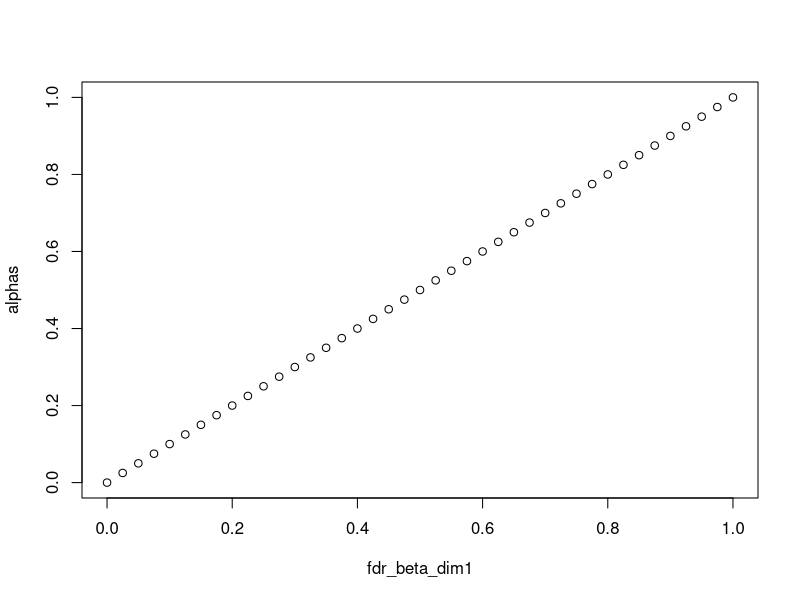
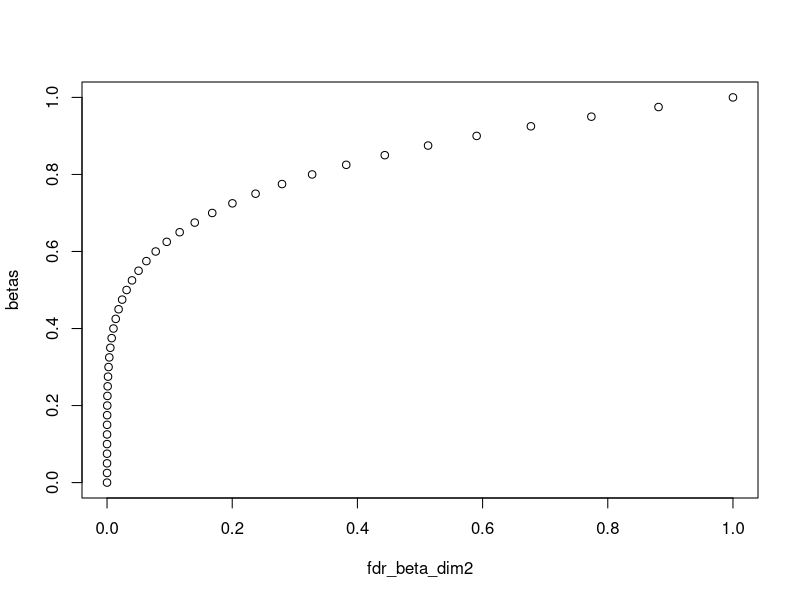
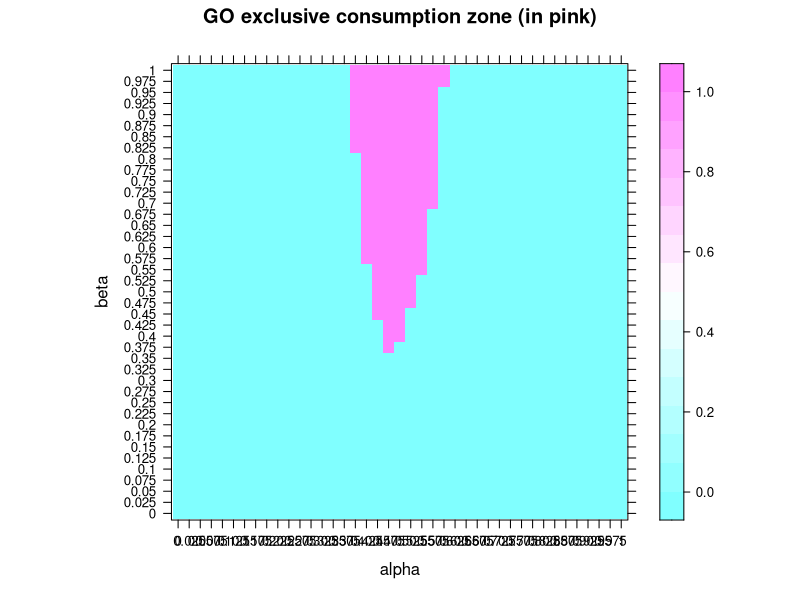
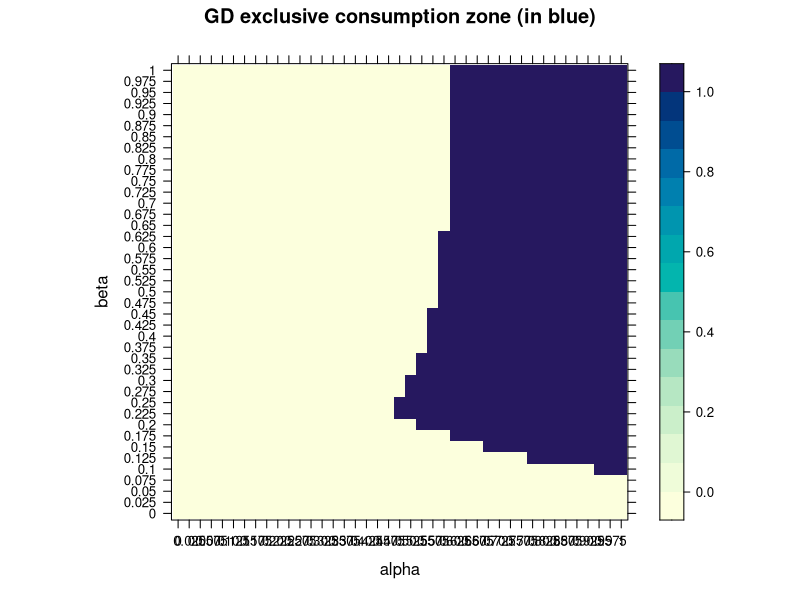
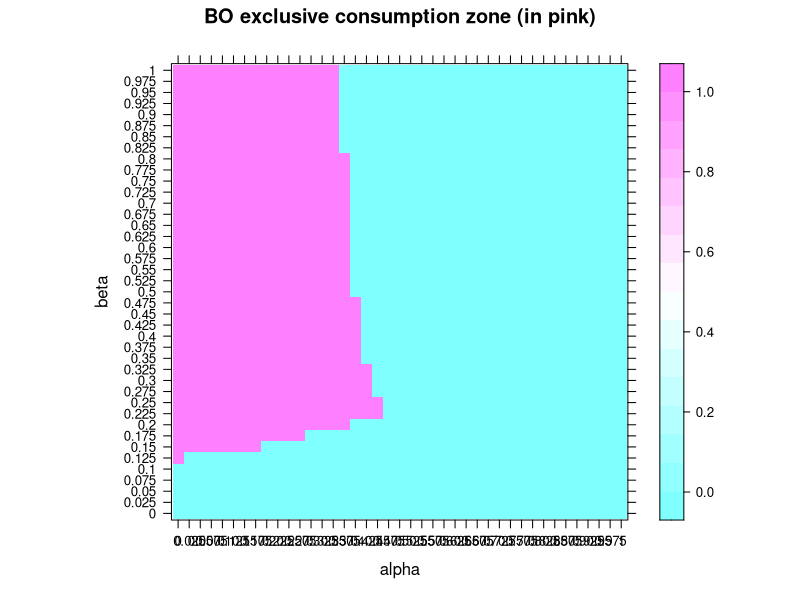
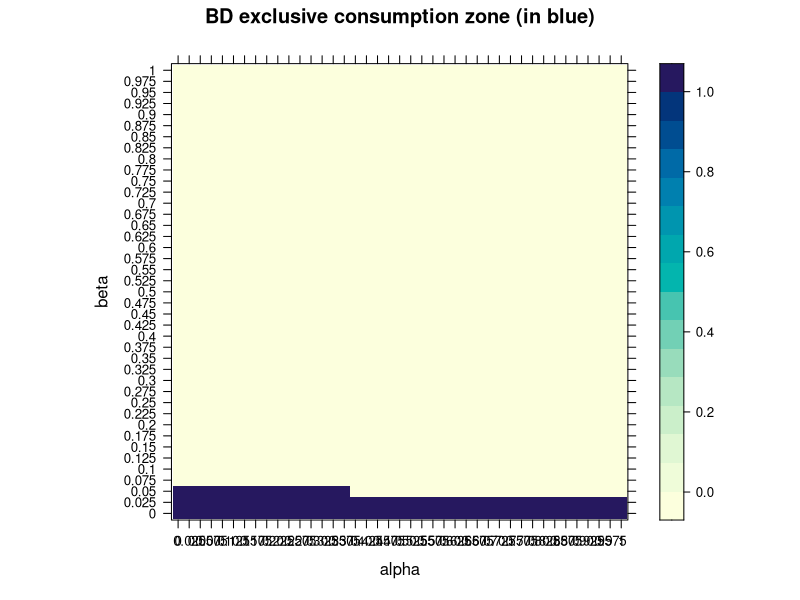
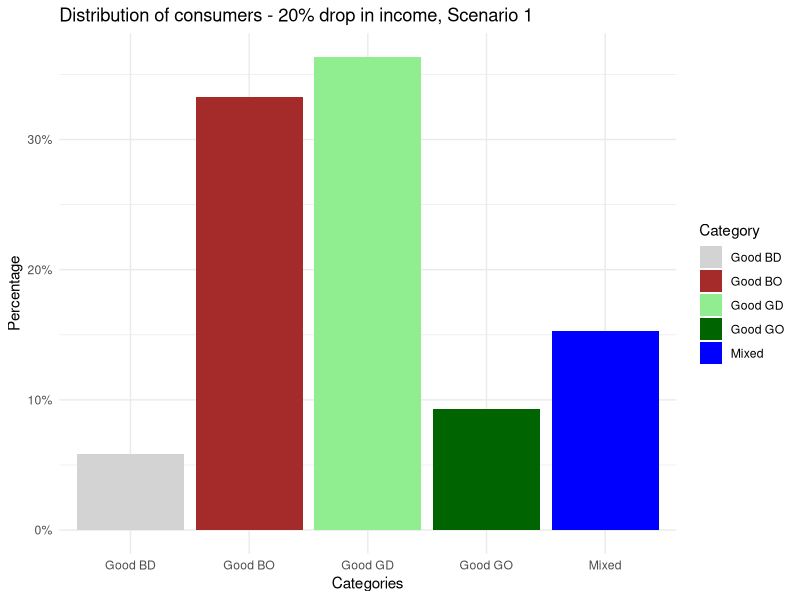
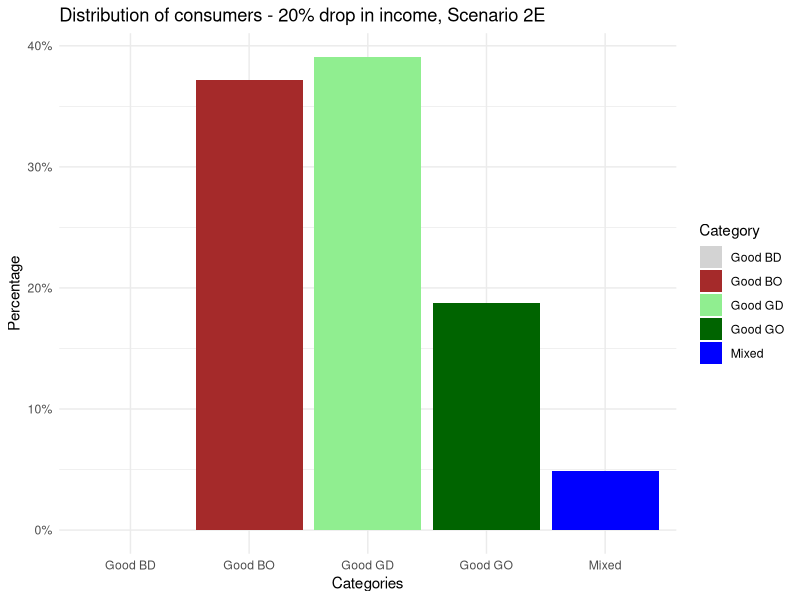

The R source for these figures, in order: (Note: this script raises an error after producing the figures.)
########## A model of consumption choices and sufficiency with environmental and social image preferences - First simulation method ###########

# Install ggplot2 package if not already installed
#install.packages("ggplot2")


library(lattice)
library(tidyverse)
library (gtools)
library(RColorBrewer)
library(ggplot2)


######## INTRODUCTION ###############


rm(list=ls())

#This script is designed for numerical simulations associated to the model presented here : https://fr.overleaf.com/project/653a7f038e83eb35864f2593 
# It aims to calculate the consumption areas and quantities of different goods. 
#These goods are defined along two dimensions: green/brown, conspicuous/discreet.
#Depending on their personal preferences, agents can choose to consume one or several goods.




#Method used in this script : As our heterogeneous consumers are placed in a [0,1]*[0,1] grid according to their preferences (on the x-axis, environmental awareness; on the y-axis, concern for social image), 
#The idea behind this numerical method is to discretize/rasterize the square into several points/pixels (expressing the two types of preferences in percentages if the number of points is 101 on the square ; for example individuals lying at the origin being indifferent to both, while those at the top right hand corner have maximum sensitivities to both).


#Matrix size is defined as a function of the step between 2 pixels.
step = 0.025
size = 1/step + 1
size


#Let's also define our preference parameters, over which we will iterate
alphas <- seq(from = 0,to = 1,by=step)
betas_rev <- seq(from = 1,to = 0,by=-step) #reversed so that coordinates appear in the right order
betas <- seq(from = 0,to = 1,by=step) #only for graphs


######### SCENARIO CHOICE - Assign values to shape parameters according to the scenario ############

#Basic scenario 2 (2A): two beta laws with the two same shape parameters (bell curves) to model the concentration in the middle of the distribution
#a=b=c=d=2

#Variant (2b): the shape parameters are changed (the beta parameter is now assumed to follow a uniform distribution, i.e. a beta distribution with c=d=1).
#a=b=2
#c=d=1


#Scenario 2B: Lower/laxer environmental norm (concentration on the left, beta law with shape parameters 5 and 1 on alpha, uniform on beta).
#a=5
#b=c=d=1

#Scenario 2C : Higher/stringent environmental norm (right-hand concentration)
#a=c=d=1
#b=5



#Scenario 2D : social image matters less (widespread discretion)
#a=b=c=1
#d=5

#Scenario 2E: social image matters more ("Red Queen Economy", Keep Up With the Joneses...)
a=b=d=1
c=5

######## POPULATION DISTRIBUTIONS (Part 1) ##############

#Here, square matrices of dimension 'size' are defined. 


#To start with (scenario 1), we generate a uniformly distributed population density matrix of this size, giving the proportions of individuals positioned at each point on the map. 
n1 <- size
n2 <- size
pop <- matrix (rep(1/(size*size), n1*n2), n1, n2)
pop
#For example, by choosing a step size of 0.2, we have a matrix of size 6*6, with 36 coefficients ; while it is 11*11 (and 101 coeffs) for a 0.1 step (the default choice in the first place)



#Scenario 2: population concentration around some values
#This case is modeled by a product of independent beta laws for each preference parameter.

pop2 <- matrix(,n1,n2) #an empty matrix
 

###Code that computes discrete densities for scenario 2###

#We create our quantile vectors (in line)

alphas_vector <- t(matrix(alphas))
betas_vector <- t(matrix(betas))

#Starting from the repartition function, we define the discrete density of a beta (one for each of the 2 dimensions).

densite_beta_dim1 <- function(n, a, b, step) {
  if (n == 0) {
    return(pbeta(1, a, b) - pbeta(1 - step/2, a, b))
  } 
  if (n == 1/step) {
    return(pbeta(step/2,a,b) - pbeta(0,a,b))
  } 
  else {
    densite <- pbeta(step/2 + 1 - n * step, a, b) - pbeta(step/2 + 1 - (n + 1) * step, a, b)
    return(densite)
  }
}

densite_beta_dim2 <- function(n, c, d, step) {
  if (n == 0) {
    return(pbeta(1, c, d) - pbeta(1 - step/2, c, d))
  } 
  if (n == 1/step) {
    return(pbeta(step/2,c,d) - pbeta(0,c,d))
  } 
  else {
    densite <- pbeta(step/2 + 1 - n * step, c, d) - pbeta(step/2 + 1 - (n + 1) * step, c, d)
    return(densite)
  }
}



####################################### POPULATION DISTRIBUTIONS (Part 2) ###########




# Calling the functions at n = 0 and storing the result
result_at_0_dim1 <- densite_beta_dim1(0, a, b, step)
result_at_0_dim2 <- densite_beta_dim2(0, c, d, step)


# Storing other values iteratively in a matrix 
num_iterations <- size - 1  # Change this value as needed
proba_values_dim1 <- matrix(0, nrow = 1, ncol = num_iterations + 1)
proba_values_dim2 <- matrix(0, nrow = 1, ncol = num_iterations + 1)

for (i in 1:num_iterations) {
  proba_values_dim1[1, i + 1] <- densite_beta_dim1(i, a, b, step)
  proba_values_dim2[1, i + 1] <- densite_beta_dim2(i, c, d, step)
}

proba_values_dim1[1]=result_at_0_dim1
proba_values_dim2[1]=result_at_0_dim2

sum(proba_values_dim1)
sum(proba_values_dim2)
#bell-shaped densities, symmetrical and sum to one : perfect !!!


#We multiply our two probability vectors to obtain the probabilities for the entire population.
pop2 = t(proba_values_dim2)%*%proba_values_dim1
#There is indeed a higher population concentration on median values compared to the uniform case.

sum(pop2) 
#just checking, we're good in all dimensions :)
        


#Remark : Repartition functions can be represented (the same ones, with identical shape parameters)
fdr_beta_dim1 <-pbeta(alphas, shape1 = a, shape2 =b)
plot(fdr_beta_dim1,alphas)

fdr_beta_dim2 <-pbeta(betas, shape1 = c, shape2 =d)
plot(fdr_beta_dim2,betas)


#Astuce pour pas avoir à tout relancer = faire une fonction qui demande les paramètres et renvoie tous les résultats
programme<- function() {
  
  x <- as.numeric(readline(prompt = "valeur de x ?"))
  y<- as.numeric(readline(prompt = "valeur de y ?"))
  z<- as.numeric(readline(prompt = "valeur de z ?"))
  
  fonction <- function(x,y,z){
    return(x*y + z*x)
  }
  print(fonction(x, y, z))
}



############# BORDER PARAMETRIZATION ####################

#We define our "borders", delimiting the consumption zones according to the exogenous model parameters (so that we can study the different cases by changing only the following values).
#we initialize the parameters of our "borders", i.e. the prices of the four goods, individual income and marginal damage as well as impact parameters (satisfying model assumptions)
p_go = 3
p_gd = 2
p_bo = 1.99
p_bd = 1  #this price is fixed
R = 16
d_prime = 0.01
gamma_bo = 4
gamma_bd = 2
gamma_go = 1.6
gamma_gd = 0.8



######## COMPUTATION OF CONSUMPTION ZONE MATRICES  ###############


#1st method (inspired from the simpler model):
#We run a nested loop on our individuals (i.e. their alpha and beta parameters, which we will convert - by normalizing - into (x,y) coordinates where the coordinates lie between 1 and size).
#For each point (i.e. pair of parameters) we look at which of the 12 constraints are satisfied, which determines the type of good consumed at that point (and the corresponding matrix among the 4 defined above, which will be filled by a "1" at the associated (x,y) point where the good is exclusively consumed).
#The idea is to create four size*size boolean matrices (true = 1 /false = 0), one for each type of consumer; and to examine for each point on the square (using nested loops) whether it satisfies the constraints corresponding to a certain type.

#We start by exclusive consumption zones only (defining the 4 corresponding matrices)
#Then we compute the mixed consumption zones matrices 

#In the end, we'll check that the sum of these four matrices gives 1s in the exclusive consumption zones and integers from 2 to 4 elsewhere.


#1.Exclusive consumption zones


# Function to calculate boolean value based on condition
calculate_boolean <- function(condition) {
  if (condition) {
    return(1)
  } else {
    return(0)
  }
}

# Function to calculate preferences for each good
calculate_preferences <- function(alpha, beta, p_go, p_gd, p_bo, p_bd, R, d_prime, 
                                  gamma_go, gamma_gd, gamma_bo, gamma_bd) {
  bool_f1 <- calculate_boolean((1 - (p_go / p_gd) * alpha) * beta > (((p_go / p_gd) - 1) * (p_go / R) + d_prime * alpha * (gamma_go - gamma_gd * (p_go / p_gd))))
  bool_f2 <- calculate_boolean((1 - (p_go / p_bo) * (1 - alpha)) * beta > (((p_go / p_bo) - 1) * (p_go / R) + d_prime * alpha * (gamma_go - gamma_bo * (p_go / p_bo))))
  bool_f3 <- calculate_boolean(beta > ((p_go - 1) * (p_go / R) + d_prime * alpha * (gamma_go - gamma_bd * p_go)))
  
  bool_g1 <- calculate_boolean((alpha - (p_gd / p_go)) * beta > (((p_gd / p_go) - 1) * (p_gd / R) + d_prime * alpha * (gamma_gd - gamma_go * (p_gd / p_go))))
  bool_g2 <- calculate_boolean((alpha - (p_gd / p_bo) * (1 - alpha)) * beta > (((p_gd / p_bo) - 1) * (p_gd / R) + d_prime * alpha * (gamma_gd - gamma_bo * (p_gd / p_bo))))
  bool_g3 <- calculate_boolean(alpha * beta > ((p_gd - 1) * (p_gd / R) + d_prime * alpha * (gamma_gd - gamma_bd * p_gd)))
  
  bool_h1 <- calculate_boolean((1 - alpha - (p_bo / p_go)) * beta > (((p_bo / p_go) - 1) * (p_bo / R) + d_prime * alpha * (gamma_bo - gamma_go * (p_bo / p_go))))
  bool_h2 <- calculate_boolean((1 - alpha * (p_bo / p_gd)) * beta > (((p_bo / p_gd) - 1) * (p_bo / R) + d_prime * alpha * (gamma_bo - gamma_gd * (p_gd / p_bo))))
  bool_h3 <- calculate_boolean((1 - alpha) * beta > ((p_bo - 1) * (p_bo / R) + d_prime * alpha * (gamma_bo - gamma_bd * p_bo)))
  
  bool_i1 <- calculate_boolean(beta < ((p_go - 1) * (1 / R) + d_prime * alpha * (gamma_go - gamma_bd * p_go)))
  bool_i2 <- calculate_boolean(beta < ((p_gd - 1) * (1 / R) + d_prime * alpha * (gamma_gd - gamma_bd * p_gd)))
  bool_i3 <- calculate_boolean((1 - alpha) * beta < ((p_bo - 1) * (1 / R) + d_prime * alpha * (gamma_bo - gamma_bd * p_bo)))
  
  return(c(bool_f1, bool_f2, bool_f3, bool_g1, bool_g2, bool_g3, bool_h1, bool_h2, bool_h3, bool_i1, bool_i2, bool_i3))
}

# Initialize matrices
mat_go_only <- matrix(, nrow = size, ncol = size)  
mat_gd_only <- matrix(, nrow = size, ncol = size)
mat_bo_only <- matrix(, nrow = size, ncol = size)
mat_bd_only <- matrix(, nrow = size, ncol = size)
test <- matrix(, nrow = size, ncol = size)

# Nested loop to qualify each constraint everywhere in the map
for (beta in betas_rev)  {
  for (alpha in alphas) {
    x = size - beta / step
    y = alpha / step + 1
    
    # Calculate preferences for each good
    preferences <- calculate_preferences(alpha, beta, p_go, p_gd, p_bo, p_bd, R, d_prime, gamma_go, gamma_gd, gamma_bo, gamma_bd)
    
    # Fill boolean matrices of exclusive consumption
    mat_go_only[x, y] <- prod(as.numeric(preferences[1:3]))
    mat_gd_only[x, y] <- prod(as.numeric(preferences[4:6]))
    mat_bo_only[x, y] <- prod(as.numeric(preferences[7:9]))
    mat_bd_only[x, y] <- prod(as.numeric(preferences[10:12]))
    
    test[x, y] <- mat_go_only[x, y] + mat_bo_only[x, y] + mat_gd_only[x, y] + mat_bd_only[x, y]
  }
}

#Our exclusive consumption matrices are almost fine, they perfectly tie in with our graphs.
#Summing the 4 matrices, we have a few zero coefficients, corresponding to zones in which several goods are consumed.


####### GRAPHICAL REPRESENTATIONS ##########

#To make better figures : https://r-graph-gallery.com/27-levelplot-with-lattice.html


#1. Exclusive consumption zones

#Good GO

  mat1<- mat_go_only %>% 
  as.tibble() %>% 
  as.list() %>% 
  lapply(function(x) rev(x)) %>% 
  do.call(rbind, .) %>% 
  as.matrix()

colnames(mat1)<-alphas
row.names(mat1)<-betas

levelplot(mat1, main="GO exclusive consumption zone (in pink)", xlab="alpha", ylab="beta", col.regions = cm.colors(121))   

#GD
mat2<- mat_gd_only %>% 
  as.tibble() %>% 
  as.list() %>% 
  lapply(function(x) rev(x)) %>% 
  do.call(rbind, .) %>% 
  as.matrix()

colnames(mat2)<-alphas
row.names(mat2)<-betas

levelplot(mat2, main="GD exclusive consumption zone (in blue)", xlab="alpha", ylab="beta")    


#BO

mat3<- mat_bo_only %>% 
  as.tibble() %>% 
  as.list() %>% 
  lapply(function(x) rev(x)) %>% 
  do.call(rbind, .) %>% 
  as.matrix()

colnames(mat3)<-alphas
row.names(mat3)<-betas


levelplot(mat3, main="BO exclusive consumption zone (in pink)", xlab="alpha", ylab="beta",col.regions = cm.colors(121))   


#BD

mat4<- mat_bd_only %>% 
  as.tibble() %>% 
  as.list() %>% 
  lapply(function(x) rev(x)) %>% 
  do.call(rbind, .) %>% 
  as.matrix()

colnames(mat4)<-alphas
row.names(mat4)<-betas

levelplot(mat4, main="BD exclusive consumption zone (in blue)", xlab="alpha", ylab="beta")  


########### COMPUTATION OF AGGREGATED QUANTITIES IN DIFFERENT SCENARIOS########

#In each case, we first compute the consumption shares and the quantities consumed.
#And then we derive the subsequent total environmental impacts.

### 1) Exclusive consumption only
 
###### Scenario 1  : Uniformly distributed population ######

#Consumption shares
pop_go_unif = pop*mat_go_only
pop_gd_unif = pop*mat_gd_only
pop_bo_unif = pop*mat_bo_only
pop_bd_unif = pop*mat_bd_only

#We express these consumption shares in percentages
excl_cons_go_scenar1 = sum(pop_go_unif)*100
excl_cons_gd_scenar1 = sum(pop_gd_unif)*100
excl_cons_bo_scenar1 = sum(pop_bo_unif)*100
excl_cons_bd_scenar1 = sum(pop_bd_unif)*100
total_exclusive = excl_cons_go_scenar1 + excl_cons_gd_scenar1  + excl_cons_bo_scenar1 + excl_cons_bd_scenar1 

excl_cons_go_scenar1 
excl_cons_gd_scenar1
excl_cons_bo_scenar1 
excl_cons_bd_scenar1
total_exclusive



#We represent these shares in a diagram 

categories <- c("Good GO", "Good GD", "Good BO", "Good BD", "Mixed")
percentages <- c(excl_cons_go_scenar1, excl_cons_gd_scenar1, excl_cons_bo_scenar1, excl_cons_bd_scenar1, 100-total_exclusive)

# Create a data frame
data <- data.frame(Category = categories, Percentage = percentages)

# Set colors
custom_colors <- c("lightgrey", "brown", "lightgreen", "darkgreen", "blue") 

# Create a bar plot (caption to be changed according to the case tested)
plot <- ggplot(data, aes(x = Category, y = Percentage, fill = Category)) +
  geom_bar(stat = "identity") +
  labs(title = "Distribution of consumers - 20% drop in income, Scenario 1",
       x = "Categories",
       y = "Percentage") +
  scale_y_continuous(labels = scales::percent_format(scale = 1)) +  # Format y-axis as percentage
  theme_minimal()+
  scale_fill_manual(values = custom_colors)

print(plot)




###### Scenario 2 : A concentration of the population around certain values (product of independent Beta laws) ######

pop_go_scenar2 = pop2*mat_go_only
pop_gd_scenar2 = pop2*mat_gd_only
pop_bo_scenar2 = pop2*mat_bo_only
pop_bd_scenar2= pop2*mat_bd_only

excl_conso_go_scenar2 = sum(pop_go_scenar2)*100   
excl_conso_bo_scenar2 = sum(pop_bo_scenar2)*100
excl_conso_gd_scenar2 = sum(pop_gd_scenar2)*100
excl_conso_bd_scenar2 = sum(pop_bd_scenar2)*100
total_exclusive2 = excl_conso_go_scenar2 + excl_conso_gd_scenar2  + excl_conso_bo_scenar2 + excl_conso_bd_scenar2

excl_conso_go_scenar2
excl_conso_bo_scenar2
excl_conso_gd_scenar2
excl_conso_bd_scenar2
total_exclusive2

#We represent these shares in a diagram 

categories2 <- c("Good GO", "Good GD", "Good BO", "Good BD", "Mixed")
percentages2 <- c(excl_conso_go_scenar2, excl_conso_gd_scenar2, excl_conso_bo_scenar2, excl_conso_bd_scenar2, 100-total_exclusive2)  

# Create a data frame
data2 <- data.frame(Category = categories2, Percentage = percentages2)

custom_colors <- c("lightgrey", "brown", "lightgreen", "darkgreen", "blue")  


# Create a bar plot (caption to be changed according to the case/scenario tested)
plot2 <- ggplot(data2, aes(x = Category, y = Percentage, fill = Category)) +
  geom_bar(stat = "identity") +
  labs(title = "Distribution of consumers - 20% drop in income, Scenario 2E",
       x = "Categories",
       y = "Percentage") +
  scale_y_continuous(labels = scales::percent_format(scale = 1)) +  # Format y-axis as percentage
  theme_minimal()+
  scale_fill_manual(values = custom_colors)

print(plot2)


### Common to all scenarios  : 

###We define the quantities consumed in each exclusive zone by each consumer.

indiv_quantity_go = R/p_go
indiv_quantity_gd = R/p_gd
indiv_quantity_bo = R/p_bo
indiv_quantity_bd = R


### Multiplying the population matrix coefficients by these quantities yields total quantities for each good : 

#Scenario 1 : for a uniform distribution, it is sufficient to sum all the coefficients wihtout using the pop matrix as we know the population is equally distributed

total_quantity_go = sum(indiv_quantity_go*mat_go_only)
total_quantity_gd = sum(indiv_quantity_gd*mat_gd_only) 
total_quantity_bo = sum(indiv_quantity_bo*mat_bo_only)
total_quantity_bd = sum(indiv_quantity_bd*mat_bd_only) 
total_quantity_consumed = total_quantity_go + total_quantity_gd + total_quantity_bo + total_quantity_bd

total_quantity_go
total_quantity_gd
total_quantity_bo
total_quantity_bd
total_quantity_consumed



#Scenario 2 

#We first rescale population matrices by the size of the population (the square of the size variable) so that a bit more than 1 individual lie in each pixel in a concentrated area (max seems to be around 2.3), whereas one can find values between 0 and 1 when one gets further from the concentrated area
pop_go_scenar2_rescaled = pop_go_scenar2*size^2
pop_gd_scenar2_rescaled = pop_gd_scenar2*size^2
pop_bo_scenar2_rescaled = pop_bo_scenar2*size^2
pop_bd_scenar2_rescaled= pop_bd_scenar2*size^2


#And then we apply the same principle

total_quantity_go_scenar2 = sum(indiv_quantity_go*pop_go_scenar2_rescaled)
total_quantity_gd_scenar2 = sum(indiv_quantity_gd*pop_gd_scenar2_rescaled) 
total_quantity_bo_scenar2 = sum(indiv_quantity_bo*pop_bo_scenar2_rescaled)
total_quantity_bd_scenar2 = sum(indiv_quantity_bd*pop_bd_scenar2_rescaled) 
total_quantity_consumed_scenar2 = total_quantity_go_scenar2 + total_quantity_gd_scenar2 + total_quantity_bo_scenar2 + total_quantity_bd_scenar2

total_quantity_go_scenar2
total_quantity_gd_scenar2
total_quantity_bo_scenar2
total_quantity_bd_scenar2
total_quantity_consumed_scenar2






###Finally, in each scenario, weighting these total quantities by the coefficients of environmental impact yields us a total environmental impact value of each good:

#Scenario 1

total_impact_go = gamma_go*total_quantity_go
total_impact_gd = gamma_gd*total_quantity_gd
total_impact_bo = gamma_bo*total_quantity_bo
total_impact_bd = gamma_bd*total_quantity_bd
total_impact_consumption = total_impact_go + total_impact_gd + total_impact_bo + total_impact_bd

total_impact_go
total_impact_gd
total_impact_bo
total_impact_bd
total_impact_consumption


#Plot the impacts 

data_impacts <- data.frame(
  category = c("Good BD", "Good  BO", "Good GD ", "Good  GO"),
  values = c(total_impact_bd, total_impact_bo, total_impact_gd, total_impact_go)
)

bar_colors <- c("lightgrey", "brown", "lightgreen", "darkgreen")

ylim_values <- c(0, 50000)

barplot(data_impacts$values, names.arg = data_impacts$category,  col = bar_colors, main = "Env. impacts by good type - Reference case, Sce. 1", ylab = "Impacts", border = "black",ylim = ylim_values)



#Scenario 2

total_impact_go_scenar2 = gamma_go*total_quantity_go_scenar2
total_impact_gd_scenar2 = gamma_gd*total_quantity_gd_scenar2
total_impact_bo_scenar2 = gamma_bo*total_quantity_bo_scenar2
total_impact_bd_scenar2 = gamma_bd*total_quantity_bd_scenar2
total_impact_consumption_scenar2 = total_impact_go_scenar2 + total_impact_gd_scenar2 + total_impact_bo_scenar2 + total_impact_bd_scenar2

total_impact_go_scenar2
total_impact_gd_scenar2
total_impact_bo_scenar2
total_impact_bd_scenar2
total_impact_consumption_scenar2

#Plot
data_impacts <- data.frame(
  category = c("Good BD", "Good  BO", "Good GD ", "Good  GO"),
  values = c(total_impact_bd_scenar2, total_impact_bo_scenar2, total_impact_gd_scenar2, total_impact_go_scenar2)
)

ylim_values <- c(0, 50000) #to be changed according to the analysis

bar_colors <- c("lightgrey", "brown", "lightgreen", "darkgreen")

barplot(data_impacts$values, names.arg = data_impacts$category,  col = bar_colors, main = "Env.impacts by good type - Reference case, Sce. 2B", ylab = "Impacts", border = "black",ylim = ylim_values)




###As an additional sufficiency metrics, let's compute the total impact per capita

#Scenario 1 : we simply divide aggregate impact by the population inside exclusive consumption zones (here we can simply divide total impact by the percentage of exclusive pixels as we have one pixel = one person)

total_impact_percapita = total_impact_consumption/((excl_cons_go_scenar1+excl_cons_gd_scenar1+excl_cons_bo_scenar1+excl_cons_bd_scenar1)*1/100*size^2)
total_impact_percapita

#Scenario 2 : To obtain the impact per capita, here we need to know how many exclusive consumers there are taking into account the rescaled matrices 

number_exclusives = sum(pop_go_scenar2_rescaled)+sum(pop_gd_scenar2_rescaled)+sum(pop_bo_scenar2_rescaled)+sum(pop_bd_scenar2_rescaled)
number_exclusives #different from size square

total_impact_percapita_scenar2 = total_impact_consumption_scenar2/number_exclusives
total_impact_percapita_scenar2

#Compute the variation (in percentage) of impacts per capita when changing pop distribution from uniform to concentration
variation_impactpercapita = ((total_impact_percapita_scenar2-total_impact_percapita)/total_impact_percapita)*100
variation_impactpercapita



#To study the different cases within each scenario :
#we go to the 'parametrization' section above and directly change the parameters according to what we want to test, and then rerun the code (corresponding to the chosen scenario) up to this point.


########### COMPARING CASES AND SCENARIOS #########

#To ensure better comparability, let's plot per capita variables (+variations?) in the different cases, in both scenarios.
#To do this, we have to store the results for each case in different variables, that we will finally use in the code for the plot.

#1. Per capita impacts

#Scenario 1 results : store in the suited variable according to case tested.
#total_impact_percapita_unif_ref <- total_impact_percapita : OK
#total_impact_percapita_unif_case2 <-  total_impact_percapita : OK
#total_impact_percapita_unif_case3 <-  total_impact_percapita : OK
#total_impact_percapita_unif_case4 <-  total_impact_percapita : OK
#total_impact_percapita_unif_case5 <-  total_impact_percapita : OK
#total_impact_percapita_unif_case6 <-  total_impact_percapita : OK
#total_impact_percapita_unif_case7 <-  total_impact_percapita : OK
#total_impact_percapita_unif_degrowth <- total_impact_percapita : OK

#Scenario 2A results
#total_impact_percapita_scenar2A_ref <- total_impact_percapita_scenar2 : OK
#total_impact_percapita_scenar2A_case2 <-  total_impact_percapita_scenar2 : OK
#total_impact_percapita_scenar2A_case3 <-  total_impact_percapita_scenar2 : OK
#total_impact_percapita_scenar2A_case4 <-  total_impact_percapita_scenar2 : OK
#total_impact_percapita_scenar2A_case5 <-  total_impact_percapita_scenar2 : OK
#total_impact_percapita_scenar2A_case6 <-  total_impact_percapita_scenar2 : OK
#total_impact_percapita_scenar2A_case7 <-  total_impact_percapita_scenar2 : OK
#total_impact_percapita_scenar2A_degrowth <- total_impact_percapita_scenar2 : OK




#Scenario 2B results
#total_impact_percapita_scenar2B_ref <- total_impact_percapita_scenar2 : OK
#total_impact_percapita_scenar2B_case2 <-  total_impact_percapita_scenar2
#total_impact_percapita_scenar2B_case3 <-  total_impact_percapita_scenar2
#total_impact_percapita_scenar2B_case4 <-  total_impact_percapita_scenar2
#total_impact_percapita_scenar2B_case5 <-  total_impact_percapita_scenar2
#total_impact_percapita_scenar2B_case6 <-  total_impact_percapita_scenar2
#total_impact_percapita_scenar2B_case7 <-  total_impact_percapita_scenar2
#total_impact_percapita_scenar2B_degrowth <- total_impact_percapita_scenar2 : OK 


#Scenario 2C results
#total_impact_percapita_scenar2C_ref <- total_impact_percapita_scenar2 : OK
#total_impact_percapita_scenar2C_case2 <-  total_impact_percapita_scenar2
#total_impact_percapita_scenar2C_case3 <-  total_impact_percapita_scenar2
#total_impact_percapita_scenar2C_case4 <-  total_impact_percapita_scenar2
#total_impact_percapita_scenar2C_case5 <-  total_impact_percapita_scenar2
#total_impact_percapita_scenar2C_case6 <-  total_impact_percapita_scenar2
#total_impact_percapita_scenar2C_case7 <-  total_impact_percapita_scenar2
#total_impact_percapita_scenar2C_degrowth <- total_impact_percapita_scenar2 



#Scenario 2D results
#total_impact_percapita_scenar2D_ref <- total_impact_percapita_scenar2
#total_impact_percapita_scenar2D_case2 <-  total_impact_percapita_scenar2
#total_impact_percapita_scenar2D_case3 <-  total_impact_percapita_scenar2
#total_impact_percapita_scenar2D_case4 <-  total_impact_percapita_scenar2
#total_impact_percapita_scenar2D_case5 <-  total_impact_percapita_scenar2
#total_impact_percapita_scenar2D_case6 <-  total_impact_percapita_scenar2
#total_impact_percapita_scenar2D_case7 <-  total_impact_percapita_scenar2

#Scenario 2E results
#total_impact_percapita_scenar2E_ref <- total_impact_percapita_scenar2 : OK
#total_impact_percapita_scenar2E_case2 <-  total_impact_percapita_scenar2
#total_impact_percapita_scenar2E_case3 <-  total_impact_percapita_scenar2
#total_impact_percapita_scenar2E_case4 <-  total_impact_percapita_scenar2
#total_impact_percapita_scenar2E_case5 <-  total_impact_percapita_scenar2
#total_impact_percapita_scenar2E_case6 <-  total_impact_percapita_scenar2
#total_impact_percapita_scenar2E_case7 <-  total_impact_percapita_scenar2
#total_impact_percapita_scenar2E_degrowth <- total_impact_percapita_scenar2 




#Let's start with case comparison in scenario 1.

# Store per capita impacts and case categories in lists or vectors
categories <- c("Ref", "Case 2", "Case 3", "Case 4", "Case 5", "Case 6","Degrowth")
per_capita_impacts <- c(
  total_impact_percapita_unif_ref,
  total_impact_percapita_unif_case2,
  total_impact_percapita_unif_case3,
  total_impact_percapita_unif_case4,
  total_impact_percapita_unif_case5,
  total_impact_percapita_unif_case6,
  total_impact_percapita_unif_degrowth
)

# Create a data frame
data <- data.frame(Category = factor(categories, levels = c("Ref", "Degrowth", "Case 2", "Case 3", "Case 4", "Case 5", "Case 6")), Numbers = per_capita_impacts)

# Set custom colors for the gradient fill
custom_gradient_colors <- colorRampPalette(c("green", "tan", "saddlebrown"))(length(per_capita_impacts))

# Create the bar plot using ggplot2
plot_pcimpact_unif <- ggplot(data, aes(x = Category, y = Numbers, fill = Numbers)) +
  geom_bar(stat = "identity") +
  labs(
    title = "Per capita impacts in the different cases, Uniform distribution",
    x = "Cases",
    y = "Impacts"
  ) +
  theme_minimal() +
  scale_fill_gradientn(
    colors = custom_gradient_colors,
    guide = "legend",
    name = "Impacts"
  )

# Display the plot
print(plot_pcimpact_unif)



#We then do the same in scenario 2A.

# Store per capita impacts and case categories in lists or vectors
categories <- c("Ref", "Case 2", "Case 3", "Case 4", "Case 5", "Case 6","Degrowth")
per_capita_impacts <- c(
  total_impact_percapita_scenar2A_ref,
  total_impact_percapita_scenar2A_case2,
  total_impact_percapita_scenar2A_case3,
  total_impact_percapita_scenar2A_case4,
  total_impact_percapita_scenar2A_case5,
  total_impact_percapita_scenar2A_case6,
  total_impact_percapita_scenar2A_degrowth
)

# Create a data frame
data <- data.frame(Category = factor(categories, levels = c("Ref", "Degrowth", "Case 2", "Case 3", "Case 4", "Case 5", "Case 6")), Numbers = per_capita_impacts)

# Set custom colors for the gradient fill
custom_gradient_colors <- colorRampPalette(c("green", "tan", "saddlebrown"))(length(per_capita_impacts))

# Create the bar plot using ggplot2
plot_pcimpact_scen2 <- ggplot(data, aes(x = Category, y = Numbers, fill = Numbers)) +
  geom_bar(stat = "identity") +
  labs(
    title = "Per capita impacts in the different cases, Scenario 2A",
    x = "Cases",
    y = "Impacts"
  ) +
  theme_minimal() +
  scale_fill_gradientn(
    colors = custom_gradient_colors,
    guide = "legend",
    name = "Impacts"
  )

# Display the plot
print(plot_pcimpact_scen2)


#Let's now plot the per capita impacts in the ref case according to the scenario

# Store per capita impacts and scenario categories in lists or vectors
categories <- c("Unif (Sce. 1)", "Sce. 2A", "Sce. 2B", "Sce. 2C", "Sce. 2D", "Sce. 2E")
per_capita_impacts <- c(
  total_impact_percapita_unif_ref,
  total_impact_percapita_scenar2A_ref,
  total_impact_percapita_scenar2B_ref,
  total_impact_percapita_scenar2C_ref,
  total_impact_percapita_scenar2D_ref,
  total_impact_percapita_scenar2E_ref
)

# Create a data frame
data <- data.frame(Category = factor(categories, levels = c("Unif (Sce. 1)", "Sce. 2A", "Sce. 2B", "Sce. 2C", "Sce. 2D", "Sce. 2E")), Numbers = per_capita_impacts)

# Set custom colors for the gradient fill
custom_gradient_colors <- colorRampPalette(c("green", "tan", "saddlebrown"))(length(per_capita_impacts))

# Create the bar plot using ggplot2
plot_pcimpact_ref <- ggplot(data, aes(x = Category, y = Numbers, fill = Numbers)) +
  geom_bar(stat = "identity") +
  labs(
    title = "Per capita impacts in the different population scenarios, Ref. case",
    x = "Population distribution scenarios",
    y = "Impacts"
  ) +
  theme_minimal() +
  scale_fill_gradientn(
    colors = custom_gradient_colors,
    guide = "legend",
    name = "Impacts"
  )

# Display the plot
print(plot_pcimpact_ref)



#We now plot the different degrowth scenarios (depending on evolution of preferences)

# Store per capita impacts and scenario categories in lists or vectors
categories <- c("Ref-Center", "Degrowth-Center", "Degrowth-Left", "Degrowth-Right", "Degrowth-Top")
per_capita_impacts <- c(
  total_impact_percapita_scenar2A_ref,
  total_impact_percapita_scenar2A_degrowth,
  total_impact_percapita_scenar2B_degrowth,
  total_impact_percapita_scenar2C_degrowth,
  total_impact_percapita_scenar2E_degrowth
)

# Create a data frame
data <- data.frame(Category = factor(categories, levels = c("Ref-Center", "Degrowth-Center", "Degrowth-Left", "Degrowth-Right", "Degrowth-Top")), Numbers = per_capita_impacts)

# Set custom colors for the gradient fill
custom_gradient_colors <- colorRampPalette(c("green", "tan", "saddlebrown"))(length(per_capita_impacts))

# Create the bar plot using ggplot2
plot_pcimpact_degrowth <- ggplot(data, aes(x = Category, y = Numbers, fill = Numbers)) +
  geom_bar(stat = "identity") +
  labs(
    title = "Per capita impacts in different degrowth scenarios relative to baseline",
    x = "Scenarios (case-type of population distribution concentration)",
    y = "Per capita impacts"
  ) +
  theme_minimal() +
  scale_fill_gradientn(
    colors = custom_gradient_colors,
    guide = "legend",
    name = "Impacts"
  )

# Display the plot
print(plot_pcimpact_degrowth)
